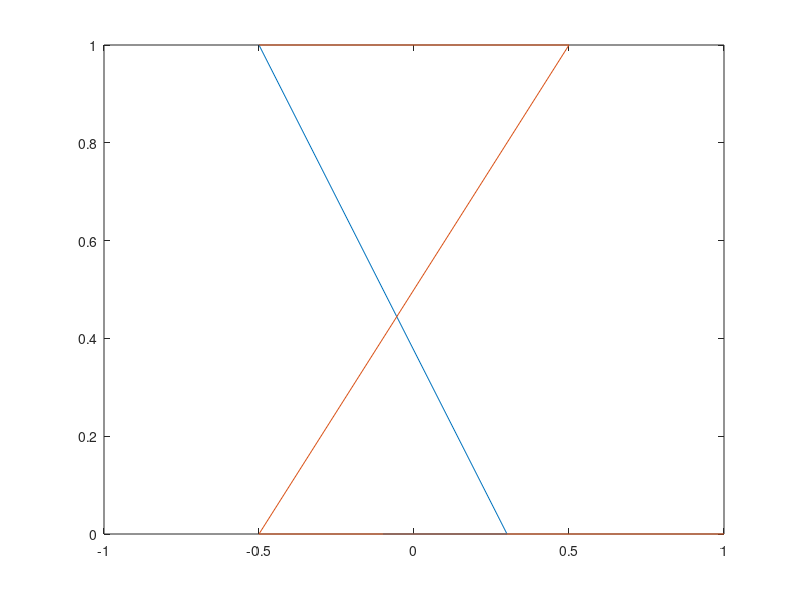

This figure's MATLAB source: (Note: this script raises an error after producing the figure.)
clc,
clear,
close all
X = [ -0.5 -0.5 +0.3 -0.1;  ...
      -0.5 +0.5 -0.5 +1.0];
T = [1 1 0 0];
figure
plot(X,T);

net = perceptron;
net = configure(net,X,T);

figure
plot(X,T);
figure
plot(net.IW{1},net.b{1});

XX = repmat(con2seq(X),1,3);
TT = repmat(con2seq(T),1,3);
net = adapt(net,XX,TT);
figure
plot(net.IW{1},net.b{1});

x = [0.7; 1.2];
y = net(x);
plotpv(x,y);
point = findobj(gca,'type','line');
point.Color = 'red';

hold on;
figure
plot(X,T);
figure
plot(net.IW{1},net.b{1});
hold off;
